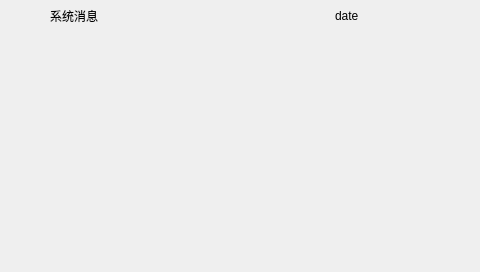
<?xml version="1.0" encoding="UTF-8"?>
<ui version="4.0">
 <class>BaseDialog</class>
 <widget class="QDialog" name="BaseDialog">
  <property name="geometry">
   <rect>
    <x>0</x>
    <y>0</y>
    <width>480</width>
    <height>272</height>
   </rect>
  </property>
  <property name="windowTitle">
   <string>BaseDialog</string>
  </property>
  <widget class="QWidget" name="widget" native="true">
   <property name="geometry">
    <rect>
     <x>0</x>
     <y>0</y>
     <width>480</width>
     <height>32</height>
    </rect>
   </property>
   <widget class="QLabel" name="cur_datetime">
    <property name="geometry">
     <rect>
      <x>335</x>
      <y>0</y>
      <width>145</width>
      <height>32</height>
     </rect>
    </property>
    <property name="text">
     <string>date</string>
    </property>
   </widget>
   <widget class="QLabel" name="wifi">
    <property name="geometry">
     <rect>
      <x>300</x>
      <y>0</y>
      <width>32</width>
      <height>32</height>
     </rect>
    </property>
    <property name="text">
     <string/>
    </property>
    <property name="pixmap">
     <pixmap resource="skin.qrc">:/res/WiFi_32.png</pixmap>
    </property>
   </widget>
   <widget class="QLabel" name="logo">
    <property name="geometry">
     <rect>
      <x>0</x>
      <y>0</y>
      <width>50</width>
      <height>32</height>
     </rect>
    </property>
    <property name="text">
     <string/>
    </property>
    <property name="pixmap">
     <pixmap resource="skin.qrc">:/res/mogu33.png</pixmap>
    </property>
   </widget>
   <widget class="QLabel" name="label">
    <property name="geometry">
     <rect>
      <x>50</x>
      <y>0</y>
      <width>250</width>
      <height>32</height>
     </rect>
    </property>
    <property name="text">
     <string>系统消息</string>
    </property>
   </widget>
  </widget>
  <widget class="QStackedWidget" name="base_stackedWidget">
   <property name="geometry">
    <rect>
     <x>0</x>
     <y>33</y>
     <width>480</width>
     <height>240</height>
    </rect>
   </property>
  </widget>
 </widget>
 <layoutdefault spacing="6" margin="11"/>
 <resources>
  <include location="skin.qrc"/>
 </resources>
 <connections/>
</ui>
